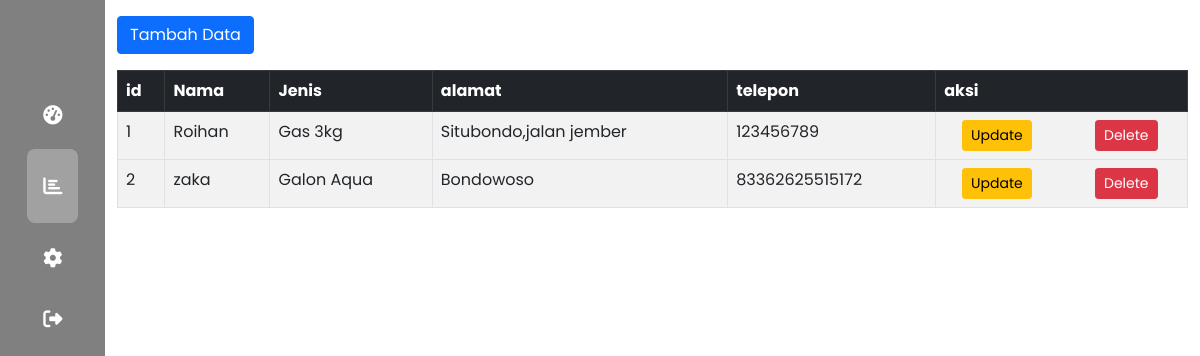
The page /galon/data_galon.php on the database its author committed.
### tables this page shows
CREATE TABLE `data_galon` (
  `id` int(9) NOT NULL,
  `nama` varchar(50) NOT NULL,
  `jenis` varchar(30) NOT NULL,
  `alamat` varchar(50) NOT NULL,
  `telp` varchar(15) NOT NULL
);

### galon/data_galon.php (the view, shortened to what this page needs)
<?php
  include 'config.php'
?>
<!DOCTYPE html>
<html lang="en">
<head>
    <link rel="stylesheet" href="css/style2.css" />
    <link href="https://cdn.jsdelivr.net/npm/bootstrap@5.0.2/dist/css/bootstrap.min.css" rel="stylesheet">
    <link rel="stylesheet" href="https://cdnjs.cloudflare.com/ajax/libs/font-awesome/6.4.0/css/all.min.css"
    />
</head>
<body>
<div class="sidebar">
      <div class="logo"></div>
      <ul class="menu">
        <li>
          <a href="timeline.php">
            <i class="fas fa-tachometer-alt"></i>
          </a>
        </li>
        <li class="active">
          <a href="data_galon.php">
            <i class="fas fa-chart-bar"></i>
          </a>
        </li>
        <li>
          <a href="Settings.html">
            <i class="fas fa-cog"></i>
          </a>
        </li>
        <li>
          <a href="index.php">
            <i class="fas fa-sign-out-alt"></i>
          </a>
        </li>
      </ul>
    </div>
<div class="container mt-3">
    <a href="add.php" class="btn btn-primary btn-md mb-3">Tambah Data</a>
    <table class="table table-striped table-hover table-bordered">
        <thead class="table-dark">
            <th>id</th>
            <th>Nama</th>
            <th>Jenis</th>
            <th>alamat</th>
            <th>telepon</th>
            <th>aksi</th>
        </thead>
        <?php
            $sqlGet = "SELECT * FROM data_galon";
            $query = mysqli_query($conn, $sqlGet);
            while($data = mysqli_fetch_array($query)){
                 echo "
                    <tbody>
                     <tr>
                        <td>$data[id]</td>
                        <td>$data[nama]</td>
                        <td>$data[jenis]</td>
                        <td>$data[alamat]</td>
                        <td>$data[telp]</td>
                        <td>
                            <div class='row'>
                                <div class='col d-flex justify-content-center'>
                                <a href='update.php?id=$data[id]' class='btn btn-sm btn-warning'>Update</a>
                                </div>
                                <div class='col d-flex justify-content-center'>
                                <a href='delete.php?id=$data[id]' class='btn btn-sm btn-danger'>Delete</a>
                                </div>
                            </div>
                        </td>
                      </tr>
                    </tbody>
                ";
            }
        ?>
    </table>
</div>
</body>
</html>

### galon/css/style2.css (style rules this page uses)
* { margin: 0; padding: 0; border: none; outline: none; box-sizing: border-box; font-family: "Poppins", sans-serif; }
body { display: flex; }
.sidebar { position: sticky; top: 0; left: 0; bottom: 0; width: 110px; height: 100vh; padding: 0 1.7rem; color: #fff; overflow: hidden; transition: all 0.5s linear; background: gray; }
.logo { height: 80px; padding: 16px; }
.menu { height: 88%; position: relative; list-style: none; padding: 0; }
.menu li { padding: 1rem; margin: 8px 0; border-radius: 8px; transition: all 0.5s ease-in-out; }
.menu li:hover, .active { background: #e0e0e058; }
.menu a { color: #fff; font-size: 14px; text-decoration: none; display: flex; align-items: center; gap: 1.5rem; }
.menu a i { font-size: 1.2rem; }

### rows shown on the page
data_galon: id "1", nama "Roihan", jenis "Gas 3kg", alamat "Situbondo,jalan jember", telp "123456789"
data_galon: id "2", nama "zaka", jenis "Galon Aqua", alamat "Bondowoso", telp "83362625515172"
